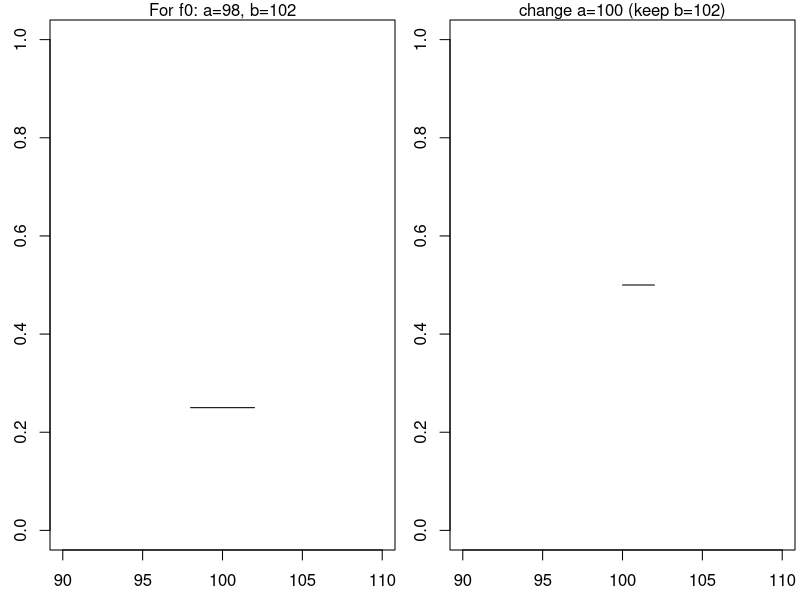
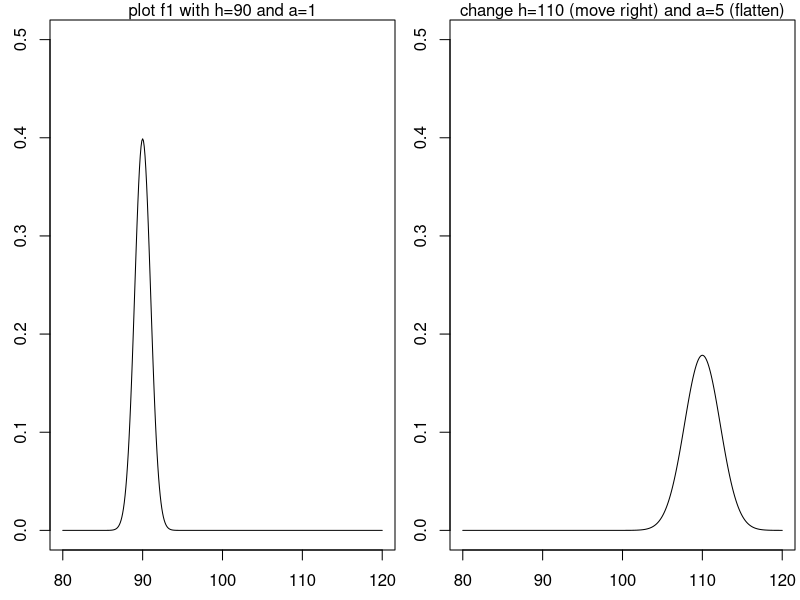

Reproduce these figures in R, in order.
## ---- chunk 1
f0 <- function(x,a=0,b=1){
  # Make sure a < b when using this function.
  ifelse(x < a,NaN, ifelse(x <= b, 1/(b-a), NaN))
}

a <- 98
b <- 102
x <- seq(a,b,0.1)
y <- f0(x,a,b)

par(mfrow=c(1,2),mar=c(2.5,2.5,1,0.25))
plot(x,y,type='l',xlim=c(90,110), ylim = c(0,1))
mtext('For f0: a=98, b=102', side = 3, line = 0)

a <- 100
x <- seq(a,b,0.1)
y <- f0(x,a,b)

plot(x,y,type='l',xlim=c(90,110), ylim = c(0,1))
mtext('change a=100 (keep b=102)', side = 3, line = 0)
## ---- chunk 2
f1 <- function(L,h=0,a=1){
  #Make sure h > 0 and a > 0.
  1/sqrt(2*pi*a)*exp(-(L-h)^2/(2*a))
}

a <- 1
L <- seq(80,120,0.1)
h <- 90
y <- f1(L,h,a)

par(mfrow=c(1,2),mar=c(2.5,2.5,1,0.25))
plot(L,y,type='l',xlim=c(80,120), ylim=c(0,0.5))
mtext('plot f1 with h=90 and a=1', side = 3, line = 0)

a <- 5
h <- 110
y <- f1(L,h,a)

plot(L,y,type='l',xlim=c(80,120), ylim=c(0,0.5))
mtext('change h=110 (move right) and a=5 (flatten)', side = 3, line = 0)
